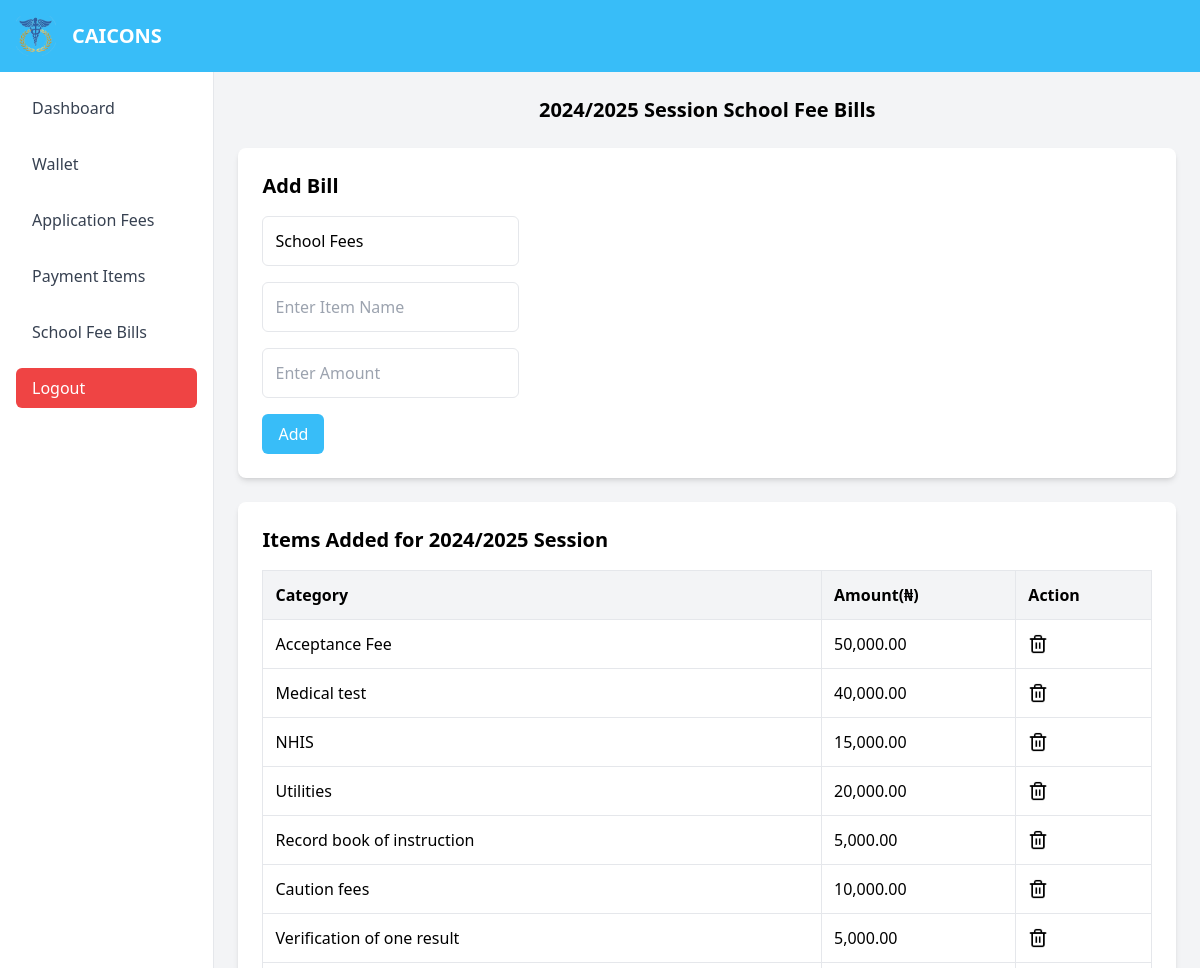
Page /portal/accounts/billing.php (signed in, upper part) on the earlier database version.
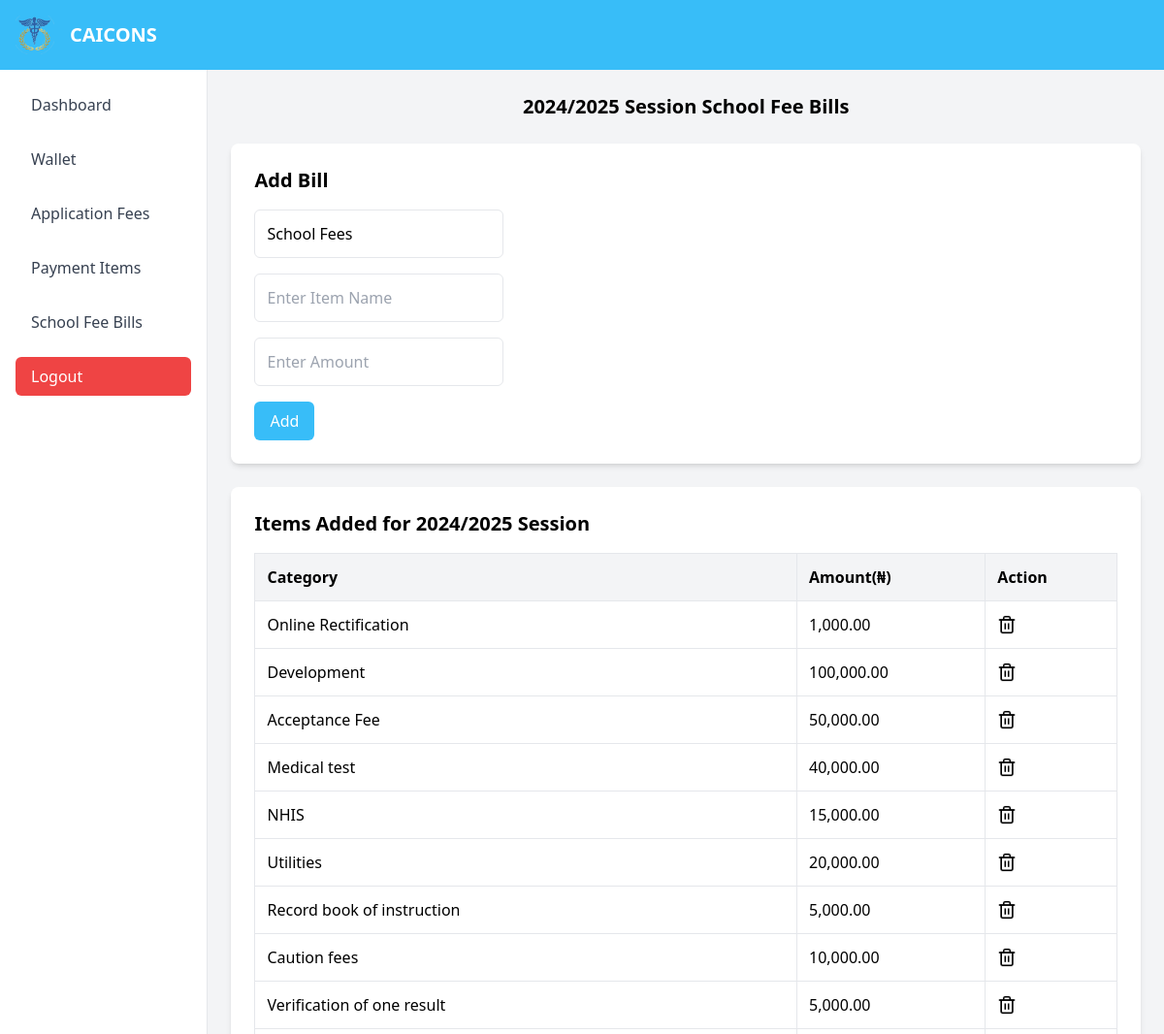
Same page on the later database version.
### tables this page shows
CREATE TABLE `billing` (
  `id` int(11) NOT NULL,
  `item_names` varchar(50) NOT NULL,
  `category` varchar(100) NOT NULL,
  `sch_session` varchar(20) NOT NULL,
  `amount` int(10) NOT NULL
);

### portal/accounts/billing.php (the view, shortened to what this page needs)
<?php
include('../conx.php');
$sql3 = "SELECT * FROM current where s_category = 'Staylite'";
$result3 = $conn->query($sql3);
$row3 = $result3->fetch_assoc();
$section = $row3['s_session'];
$options_query = "SELECT * FROM billing WHERE sch_session = '$section' ORDER BY id DESC";
$options_result = $conn->query($options_query);
?>
<!DOCTYPE html>
<html lang="en">
<head>
    <script src="https://cdn.tailwindcss.com"></script>
    <script src="https://cdn.jsdelivr.net/npm/tailwindcss-jit-cdn@tailwindcss/latest/dist/tailwind.min.js"></script>
    <link href="https://cdn.jsdelivr.net/npm/tailwindcss@2.2.19/dist/tailwind.min.css" rel="stylesheet">
</head>
<body class="bg-gray-100">
        <?php
            include('header.php');
        ?>
    <div class="flex flex-grow overflow-hidden">
        <?php
            include('navbar.php');
        ?>
        <div class="container mx-auto p-6">
            <h1 class="text-xl font-bold text-center mb-6"><?php echo $section; ?> Session School Fee Bills</h1>
            <div class="bg-white shadow-md rounded-lg p-6 mb-6">
                <h2 class="text-xl font-semibold mb-4">Add Bill</h2>
                <form action="billing.php" method="POST" class="space-y-4">
                    <input type="text" name="item_name" value="School Fees" class="p-3 border rounded-md focus:ring-2 focus:ring-sky-400">
                    <br/>
                    <input type="text" name="category" placeholder="Enter Item Name" autofocus class="p-3 border rounded-md focus:ring-2 focus:ring-sky-400" required>
                    <br/>
                    <input type="text" name="amt" placeholder="Enter Amount" class="p-3 border rounded-md focus:ring-2 focus:ring-sky-400" required>
                    <br/>
                    <button type="submit" class="bg-sky-400 text-white py-2 px-4 rounded-md hover:bg-sky-300">Add</button>
                </form>
            </div>
            <div class="bg-white shadow-md rounded-lg p-6">
                <h2 class="text-xl font-semibold mb-4">Items Added for <?php echo $section; ?> Session</h2>
                <?php if ($options_result->num_rows > 0): ?>
                    <table class="w-full border-collapse border border-gray-200">
                        <thead>
                            <tr class="bg-gray-100">
                                <th class="border border-gray-200 p-3 text-left">Category</th>
                                <th class="border border-gray-200 p-3 text-left">Amount(&#8358;)</th>
                                <th class="border border-gray-200 p-3 text-left">Action</th>
                            </tr>
                        </thead>
                        <tbody>
                            <?php while ($row = $options_result->fetch_assoc()): ?>
                                <tr>
                                    <td class="border border-gray-200 p-3"><?php echo $row['category']; ?></td>
                                    <td class="border border-gray-200 p-3"><?php echo number_format($row['amount'],2); ?></td>
                                    <td class="border border-gray-200 p-3">
                                        <a href="delete_bill.php?id=<?php echo $row['id']; ?>" class="text-red-500 hover:underline" onclick="return confirm('Are you sure you want to delete this record?')">
                                            <img src="../../assets/images/delete.png" alt="Logo" width="20" height="20">
                                        </a>
                                    </td>
                                </tr>
                            <?php endwhile; ?>
                        </tbody>
                    </table>
                <?php else: ?>
                    <p class="text-gray-500">No item available.</p>
                <?php endif; ?>
            </div>
        </div>
    </div>
</body>
</html>

Differences in the rows shown:
added billing: category "Online Rectification", amount "1,000.00"
now on this page (row edited): billing: category "Development", amount "100,000.00"
